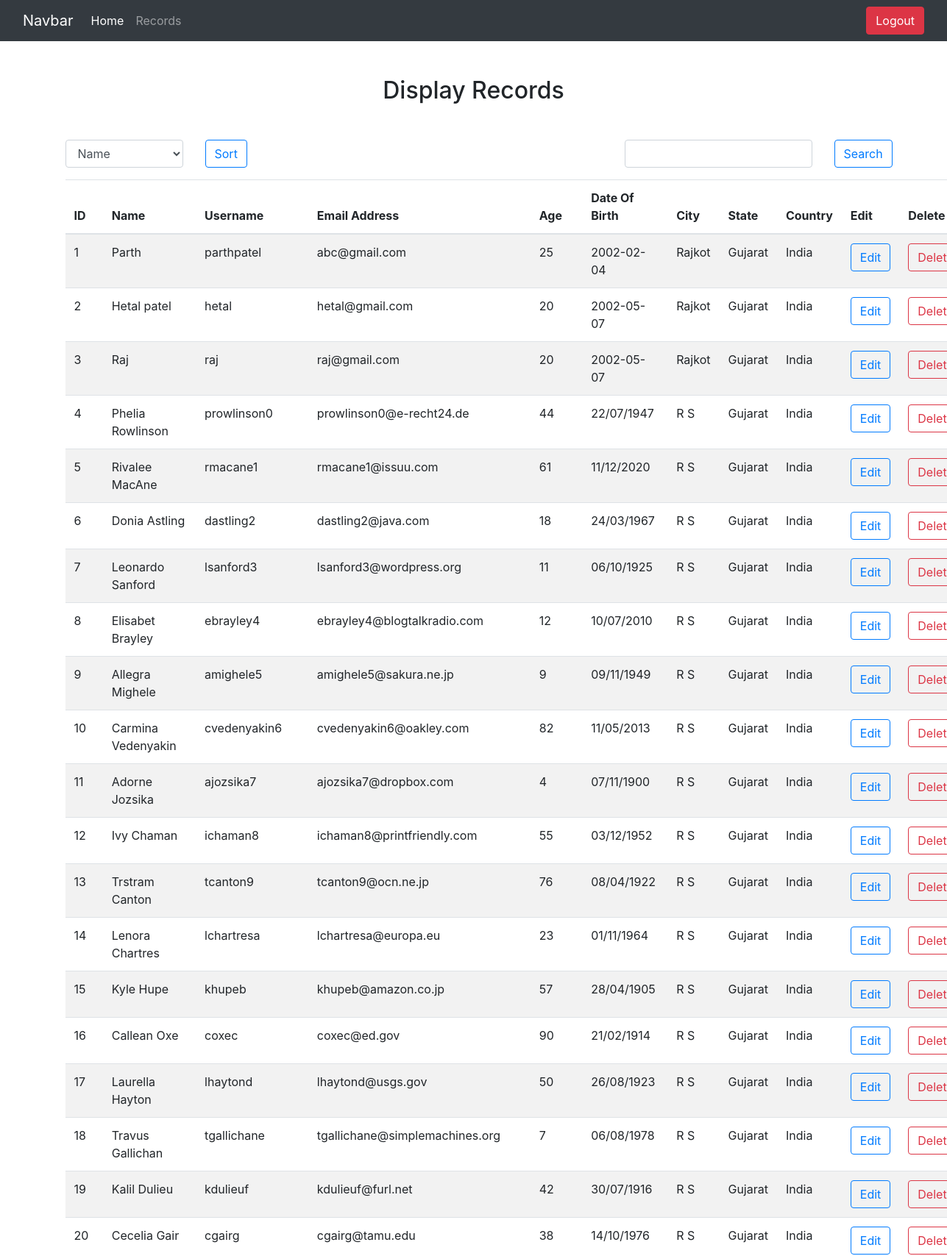
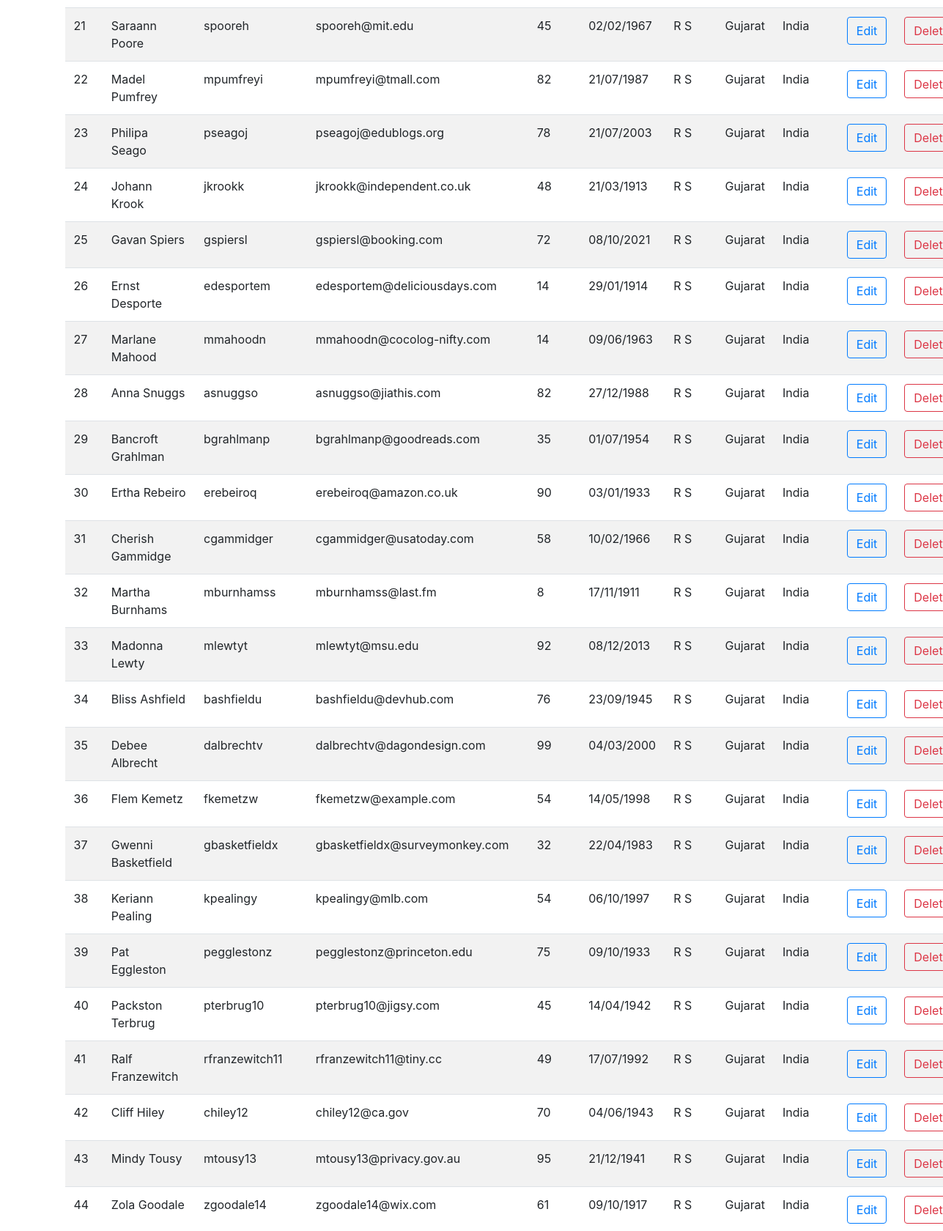
Page /display.php (signed in, upper part) on the committed database (2 pictures, top to bottom).
### tables this page shows
CREATE TABLE IF NOT EXISTS `users` (
  `id` int(11) NOT NULL AUTO_INCREMENT,
  `name` varchar(50) NOT NULL,
  `username` varchar(50) NOT NULL,
  `email` varchar(50) NOT NULL,
  `age` int(11) NOT NULL,
  `dob` varchar(50) NOT NULL,
  `country` varchar(50) NOT NULL,
  `state` varchar(50) NOT NULL,
  `city` varchar(50) NOT NULL,
  `password` varchar(50) NOT NULL,
  PRIMARY KEY (`id`)
);

### display.php (the view, shortened to what this page needs)
<?php
    include 'connection.php';
    if($_SESSION['uname'] != ""){
?>
<!DOCTYPE html>
<html lang="en">
<head>
    <link rel="stylesheet" href="assets/css/bootstrap.min.css">
</head>
<body>
    <?php include "headerBar.php" ?>
    <h2 class="text-center mt-5">
        Display Records
    </h2>
    <div class="container mt-5">
        <div class="row">
            <div class="col-lg-8">
                <form action="display.php" method="post" class="w-100">
                    <div class="row">
                        <div class="col-lg-3">
                            <div class="form-group">
                                <select class="form-control" name="sortingvalue" id="sorting">
                                    <option value="name">Name</option>
                                </select>
                            </div>
                        </div>
                        <div class="col-lg-3">
                            <button type="submit" name="sorting" class="btn btn-outline-primary">Sort</button>
                        </div>
                    </div>
                </form>
            </div>
            <div class="col-lg-4">
            <form action="display.php" method="post" class="w-100">
                    <div class="row">
                        <div class="col-lg-9">
                            <div class="form-group">
                                <input type="text" name="searchValue" id="UserSearch" class="form-control">
                            </div>
                        </div>
                        <div class="col-lg-3">
                            <button type="submit" name="search" class="btn btn-outline-primary">Search</button>
                        </div>
                    </div>
                </form>
            </div>
        </div>
        <table class="table table-striped">
            <thead>
                <tr>
                    <th scope="col">ID</th>
                    <th scope="col">Name</th>
                    <th scope="col">Username</th>
                    <th scope="col">Email Address</th>
                    <th scope="col">Age</th>
                    <th scope="col">Date Of Birth</th>
                    <th scope="col">City</th>
                    <th scope="col">State</th>
                    <th scope="col">Country</th>
                    <th scope="col">Edit</th>
                    <th scope="col">Delete</th>
                </tr>
            </thead>
            <tbody>
                <?php
                    $query = "";
                    if (isset($_POST['sorting'])){
                        $sort = $_POST['sortingvalue'];
                        $query = "SELECT * FROM `users` ORDER BY ".$sort;
                    }
                    else if (isset($_POST['search'])){
                        $searchValue = $_POST['searchValue'];
                        $query = "SELECT * FROM `users` WHERE name LIKE '%$searchValue%' OR username LIKE '%$searchValue%' OR email LIKE '%$searchValue%'";
                    }
                    else{
                        $query = "SELECT * FROM `users`";
                    }
                    $result = mysqli_query($con, $query);
                    $checkrecords = mysqli_num_rows($result);
                    if($checkrecords != 0){
                        $i = 1;
                        while($row = mysqli_fetch_array($result)){
                ?>
                            <tr>
                                <td><?php echo $i;?></td>
                                <td><?php echo $row['name'];?></td>
                                <td><?php echo $row['username'];?></td>
                                <td><?php echo $row['email'];?></td>
                                <td><?php echo $row['age'];?></td>
                                <td><?php echo $row['dob'];?></td>
                                <td><?php echo $row['city'];?></td>
                                <td><?php echo $row['state'];?></td>
                                <td><?php echo $row['country'];?></td>
                                <td><a href="edit.php?uid=<?php echo $row['id']; ?>" class="btn btn-outline-primary">Edit</a></td>
                                <td><a href="delete.php?uid=<?php echo $row['id']; ?>" class="btn btn-outline-danger" onclick="return confirm('Are Your Sure This Record Is delete.');">Delete</a></td>
                            </tr>
                <?php
                            $i++;
                        }
                    }
                    else{
                ?>
                        <tr>
                            <td colspan="11" align="center">Records Not Found</td>
                        </tr>
                <?php
                    }
                ?>
            </tbody>
        </table>
    </div>
</body>
</html>
<?php
    }
    else{
        header('location: index.php');
    }
?>

### headerBar.php (shortened to what this page needs)
<nav class="navbar navbar-expand-lg navbar-dark bg-dark">
    <div class="container-fluid">
        <a class="navbar-brand" href="#">Navbar</a>
        <div class="collapse navbar-collapse" id="navbarSupportedContent">
            <ul class="navbar-nav me-auto mb-2 mb-lg-0">
                <li class="nav-item">
                    <a class="nav-link active" aria-current="page" href="home.php">Home</a>
                </li>
                <li class="nav-item">
                    <a class="nav-link" href="display.php">Records</a>
                </li>
            </ul>
        </div>
        <div>
            <a href="logout.php" class="btn btn-danger" onclick="return confirm('Are you sure this account is logout.');">Logout</a>
        </div>
    </div>
</nav>

### rows in the picture
users: name "Parth", username "parthpatel", email "abc@gmail.com", age "25", dob "2002-02-04", city "Rajkot", state "Gujarat", country "India"
users: name "Hetal patel", username "hetal", email "hetal@gmail.com", age "20", dob "2002-05-07", city "Rajkot", state "Gujarat", country "India"
users: name "Raj", username "raj", email "raj@gmail.com", age "20", dob "2002-05-07", city "Rajkot", state "Gujarat", country "India"
users: name "Phelia Rowlinson", username "prowlinson0", email "prowlinson0@e-recht24.de", age "44", dob "22/07/1947", city "R S", state "Gujarat", country "India"
users: name "Rivalee MacAne", username "rmacane1", email "rmacane1@issuu.com", age "61", dob "11/12/2020", city "R S", state "Gujarat", country "India"
users: name "Donia Astling", username "dastling2", email "dastling2@java.com", age "18", dob "24/03/1967", city "R S", state "Gujarat", country "India"
users: name "Leonardo Sanford", username "lsanford3", email "lsanford3@wordpress.org", age "11", dob "06/10/1925", city "R S", state "Gujarat", country "India"
users: name "Elisabet Brayley", username "ebrayley4", email "ebrayley4@blogtalkradio.com", age "12", dob "10/07/2010", city "R S", state "Gujarat", country "India"
users: name "Allegra Mighele", username "amighele5", email "amighele5@sakura.ne.jp", age "9", dob "09/11/1949", city "R S", state "Gujarat", country "India"
users: name "Carmina Vedenyakin", username "cvedenyakin6", email "cvedenyakin6@oakley.com", age "82", dob "11/05/2013", city "R S", state "Gujarat", country "India"
users: name "Adorne Jozsika", username "ajozsika7", email "ajozsika7@dropbox.com", age "4", dob "07/11/1900", city "R S", state "Gujarat", country "India"
users: name "Ivy Chaman", username "ichaman8", email "ichaman8@printfriendly.com", age "55", dob "03/12/1952", city "R S", state "Gujarat", country "India"
users: name "Trstram Canton", username "tcanton9", email "tcanton9@ocn.ne.jp", age "76", dob "08/04/1922", city "R S", state "Gujarat", country "India"
users: name "Lenora Chartres", username "lchartresa", email "lchartresa@europa.eu", age "23", dob "01/11/1964", city "R S", state "Gujarat", country "India"
users: name "Kyle Hupe", username "khupeb", email "khupeb@amazon.co.jp", age "57", dob "28/04/1905", city "R S", state "Gujarat", country "India"
users: name "Callean Oxe", username "coxec", email "coxec@ed.gov", age "90", dob "21/02/1914", city "R S", state "Gujarat", country "India"
users: name "Laurella Hayton", username "lhaytond", email "lhaytond@usgs.gov", age "50", dob "26/08/1923", city "R S", state "Gujarat", country "India"
users: name "Travus Gallichan", username "tgallichane", email "tgallichane@simplemachines.org", age "7", dob "06/08/1978", city "R S", state "Gujarat", country "India"
users: name "Kalil Dulieu", username "kdulieuf", email "kdulieuf@furl.net", age "42", dob "30/07/1916", city "R S", state "Gujarat", country "India"
users: name "Cecelia Gair", username "cgairg", email "cgairg@tamu.edu", age "38", dob "14/10/1976", city "R S", state "Gujarat", country "India"
users: name "Saraann Poore", username "spooreh", email "spooreh@mit.edu", age "45", dob "02/02/1967", city "R S", state "Gujarat", country "India"
users: name "Madel Pumfrey", username "mpumfreyi", email "mpumfreyi@tmall.com", age "82", dob "21/07/1987", city "R S", state "Gujarat", country "India"
users: name "Philipa Seago", username "pseagoj", email "pseagoj@edublogs.org", age "78", dob "21/07/2003", city "R S", state "Gujarat", country "India"
users: name "Johann Krook", username "jkrookk", email "jkrookk@independent.co.uk", age "48", dob "21/03/1913", city "R S", state "Gujarat", country "India"
users: name "Gavan Spiers", username "gspiersl", email "gspiersl@booking.com", age "72", dob "08/10/2021", city "R S", state "Gujarat", country "India"
users: name "Ernst Desporte", username "edesportem", email "edesportem@deliciousdays.com", age "14", dob "29/01/1914", city "R S", state "Gujarat", country "India"
users: name "Marlane Mahood", username "mmahoodn", email "mmahoodn@cocolog-nifty.com", age "14", dob "09/06/1963", city "R S", state "Gujarat", country "India"
users: name "Anna Snuggs", username "asnuggso", email "asnuggso@jiathis.com", age "82", dob "27/12/1988", city "R S", state "Gujarat", country "India"
users: name "Bancroft Grahlman", username "bgrahlmanp", email "bgrahlmanp@goodreads.com", age "35", dob "01/07/1954", city "R S", state "Gujarat", country "India"
users: name "Ertha Rebeiro", username "erebeiroq", email "erebeiroq@amazon.co.uk", age "90", dob "03/01/1933", city "R S", state "Gujarat", country "India"
users: name "Cherish Gammidge", username "cgammidger", email "cgammidger@usatoday.com", age "58", dob "10/02/1966", city "R S", state "Gujarat", country "India"
users: name "Martha Burnhams", username "mburnhamss", email "mburnhamss@last.fm", age "8", dob "17/11/1911", city "R S", state "Gujarat", country "India"
users: name "Madonna Lewty", username "mlewtyt", email "mlewtyt@msu.edu", age "92", dob "08/12/2013", city "R S", state "Gujarat", country "India"
users: name "Bliss Ashfield", username "bashfieldu", email "bashfieldu@devhub.com", age "76", dob "23/09/1945", city "R S", state "Gujarat", country "India"
users: name "Debee Albrecht", username "dalbrechtv", email "dalbrechtv@dagondesign.com", age "99", dob "04/03/2000", city "R S", state "Gujarat", country "India"
users: name "Flem Kemetz", username "fkemetzw", email "fkemetzw@example.com", age "54", dob "14/05/1998", city "R S", state "Gujarat", country "India"
users: name "Gwenni Basketfield", username "gbasketfieldx", email "gbasketfieldx@surveymonkey.com", age "32", dob "22/04/1983", city "R S", state "Gujarat", country "India"
users: name "Keriann Pealing", username "kpealingy", email "kpealingy@mlb.com", age "54", dob "06/10/1997", city "R S", state "Gujarat", country "India"
users: name "Pat Eggleston", username "pegglestonz", email "pegglestonz@princeton.edu", age "75", dob "09/10/1933", city "R S", state "Gujarat", country "India"
users: name "Packston Terbrug", username "pterbrug10", email "pterbrug10@jigsy.com", age "45", dob "14/04/1942", city "R S", state "Gujarat", country "India"
users: name "Ralf Franzewitch", username "rfranzewitch11", email "rfranzewitch11@tiny.cc", age "49", dob "17/07/1992", city "R S", state "Gujarat", country "India"
users: name "Cliff Hiley", username "chiley12", email "chiley12@ca.gov", age "70", dob "04/06/1943", city "R S", state "Gujarat", country "India"
users: name "Mindy Tousy", username "mtousy13", email "mtousy13@privacy.gov.au", age "95", dob "21/12/1941", city "R S", state "Gujarat", country "India"
users: name "Zola Goodale", username "zgoodale14", email "zgoodale14@wix.com", age "61", dob "09/10/1917", city "R S", state "Gujarat", country "India"
